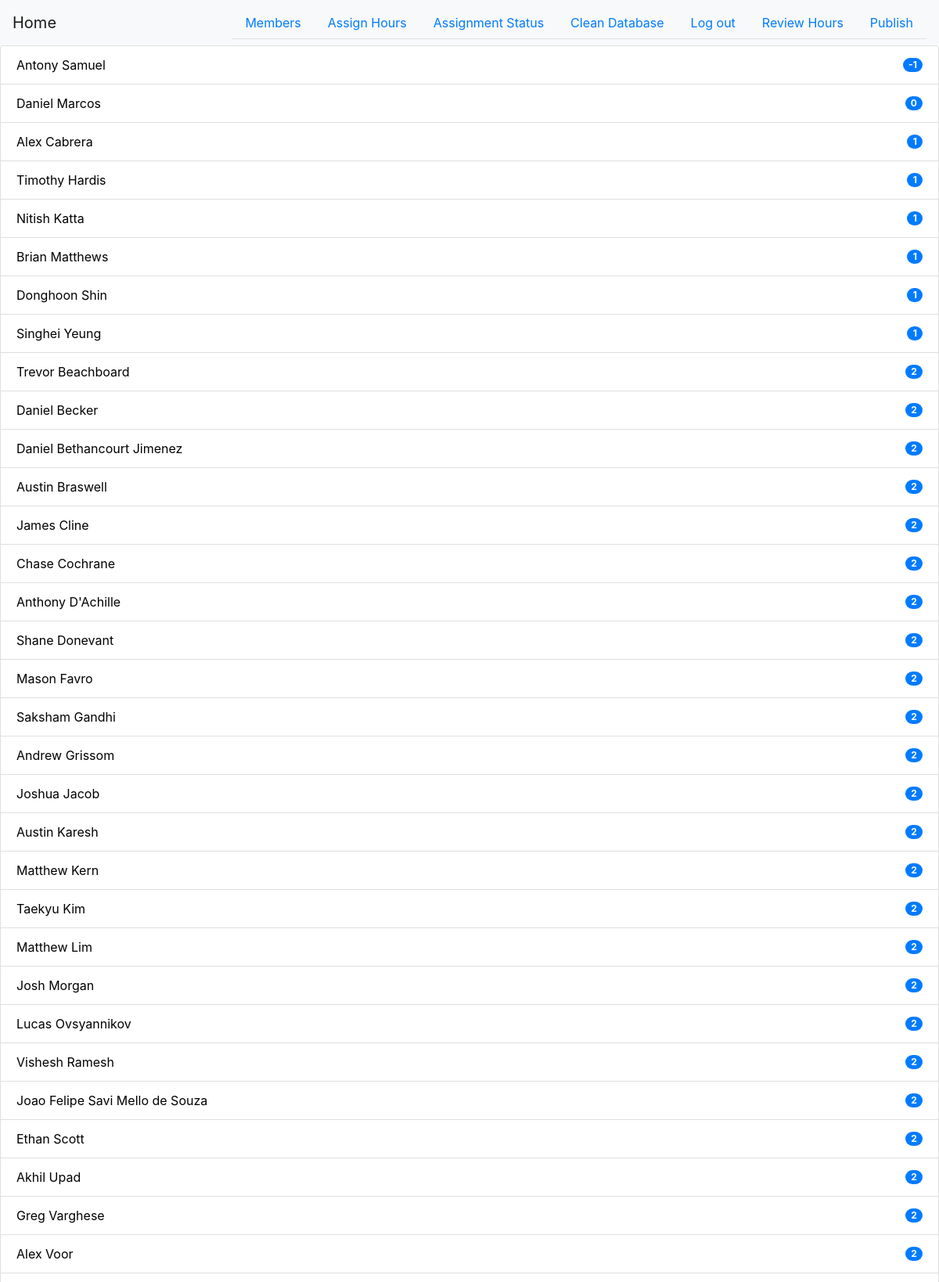
Screenshot of /members (signed in, upper part) with the database file from the repository.
### app.py (models this page shows, shortened)
class Member(db.Model):
    id = db.Column(db.Integer, primary_key=True)
    first = db.Column(db.Text)
    last = db.Column(db.Text)
    phone = db.Column(db.Text)
    email = db.Column(db.Text)
    status = db.Column(db.Text)
    active = db.Column(db.Boolean)
    hours = db.Column(db.Integer)
    assigned = db.Column(db.Boolean)

### app.py (the view)
@app.route('/members', methods=['GET', 'POST'])
@login_required
def members():
    from utils.components import GenerateMembersButton
    generate = GenerateMembersButton()
    if generate.validate_on_submit():
        from modules.MemberGenerator import generate_members
        member_list = generate_members()
        db.session.add_all(member_list)
        db.session.commit()
        return redirect(url_for('members'))
    try:
        member_list = Member.query.all()
        member_list = sorted(member_list, key=lambda member: member.hours)
        member_list = [member for member in member_list if member.active]
    except Exception as e:
        print(e)
        member_list = []
    return render_template('members.html', generate=generate, member_list=member_list)

### app.py (called while the page is built)
@login_manager.user_loader
def load_user(user_id):
    return User.query.get(user_id)

### templates/members.html (shortened to what this page needs)
{% extends "base.html" %}
{% block content %}
    {% if member_list %}
        <ul class="list-group">
            {% for member in member_list %}
                <li class="list-group-item d-flex justify-content-between align-items-center">
                    <a style="color:black" href="{{ url_for('member_page',identifier=member.id)}}">
                        {{ member.first + ' ' + member.last}}
                    </a>
                    <span class="badge badge-primary badge-pill">{{ member.hours }}</span>
                </li>
            {% endfor %}
        </ul>
    {% endif %}
{% endblock %}

### rows the page displays
Member: first+last "Antony Samuel", hours "-1"
Member: first+last "Daniel Marcos", hours "0"
Member: first+last "Alex Cabrera", hours "1"
Member: first+last "Timothy Hardis", hours "1"
Member: first+last "Nitish Katta", hours "1"
Member: first+last "Brian Matthews", hours "1"
Member: first+last "Donghoon Shin", hours "1"
Member: first+last "Singhei Yeung", hours "1"
Member: first+last "Trevor Beachboard", hours "2"
Member: first+last "Daniel Becker", hours "2"
Member: first+last "Daniel Bethancourt Jimenez", hours "2"
Member: first+last "Austin Braswell", hours "2"
Member: first+last "James Cline", hours "2"
Member: first+last "Chase Cochrane", hours "2"
Member: first+last "Anthony D'Achille", hours "2"
Member: first+last "Shane Donevant", hours "2"
Member: first+last "Mason Favro", hours "2"
Member: first+last "Saksham Gandhi", hours "2"
Member: first+last "Andrew Grissom", hours "2"
Member: first+last "Joshua Jacob", hours "2"
Member: first+last "Austin Karesh", hours "2"
Member: first+last "Matthew Kern", hours "2"
Member: first+last "Taekyu Kim", hours "2"
Member: first+last "Matthew Lim", hours "2"
Member: first+last "Josh Morgan", hours "2"
Member: first+last "Lucas Ovsyannikov", hours "2"
Member: first+last "Vishesh Ramesh", hours "2"
Member: first+last "Joao Felipe Savi Mello de Souza", hours "2"
Member: first+last "Ethan Scott", hours "2"
Member: first+last "Akhil Upad", hours "2"
Member: first+last "Greg Varghese", hours "2"
Member: first+last "Alex Voor", hours "2"
